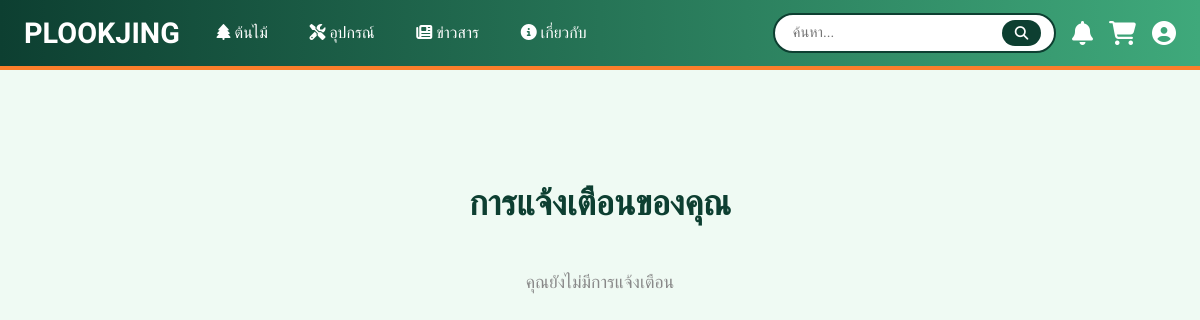
Page /notifications/ (signed in) on the earlier database version.
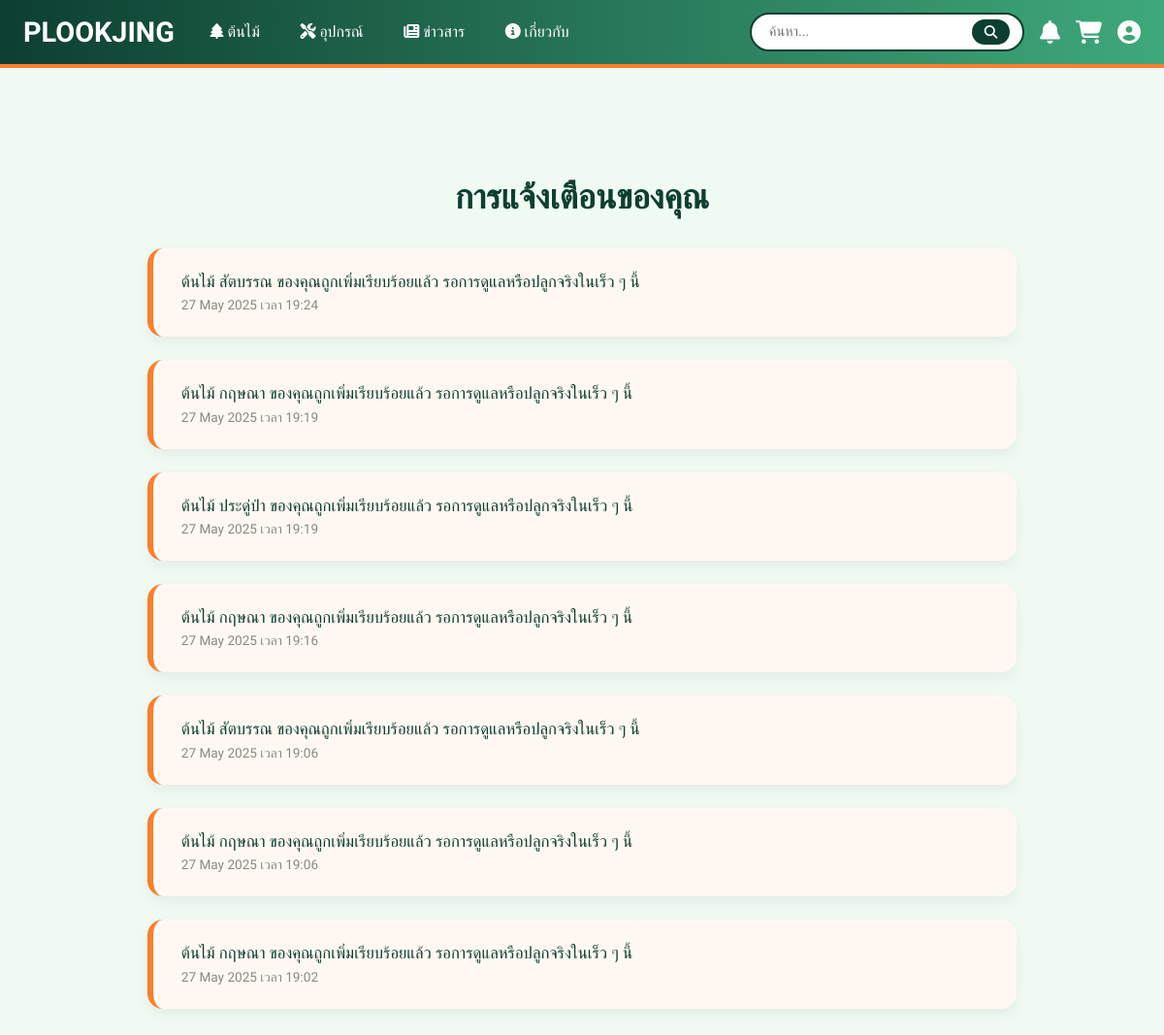
Same page on the later database version.
### myapp/models.py (models this page shows, shortened)
class Notification(models.Model):
    user = models.ForeignKey(User, on_delete=models.CASCADE)
    message = models.TextField()
    notification_date = models.DateTimeField(auto_now_add=True)
    is_read = models.BooleanField(default=False)

### myapp/views.py (the view)
# urls.py: path('notifications/', views.notification_list, name='notification_list'),
@login_required
def notification_list(request):
    notifications = Notification.objects.filter(user=request.user).order_by('-notification_date')
    return render(request, 'myapp/notification_list.html', {
        'notifications': notifications
    })

### templates/myapp/notification_list.html (shortened to what this page needs)
{% extends 'base.html' %}
{% load static %}
{% block content %}
<div class="notif-page">
  <div class="notif-header">การแจ้งเตือนของคุณ</div>
  {% if notifications %}
    {% for n in notifications %}
      <div class="notif-card {% if not n.is_read %}unread{% else %}read{% endif %}">
        <div class="notif-message">{{ n.message }}</div>
        <div class="notif-time">{{ n.notification_date|date:"d M Y เวลา H:i" }}</div>
      </div>
    {% endfor %}
  {% else %}
    <p class="empty-msg">คุณยังไม่มีการแจ้งเตือน</p>
  {% endif %}
</div>
{% endblock %}

### templates/base.html (shortened to what this page needs)
{% load static %}
<!DOCTYPE html>
<html lang="th">
<head>
  <link rel="stylesheet" href="https://cdnjs.cloudflare.com/ajax/libs/font-awesome/6.5.0/css/all.min.css" />
</head>
<body>
  <header class="navbar">
    <a href="{% url 'home' %}" class="logo">PLOOKJING</a>
    <nav class="nav-menu">
      <a href="{% url 'tree_list' %}" class="{% if request.path == '/trees/' %}active{% endif %}"><i class="fas fa-tree"></i> ต้นไม้</a>
      <a href="{% url 'equipment_list' %}" class="{% if request.path == '/equipment/' %}active{% endif %}"><i class="fas fa-tools"></i> อุปกรณ์</a>
      <a href="{% url 'news_list' %}" class="{% if request.path == '/news/' %}active{% endif %}"><i class="fas fa-newspaper"></i> ข่าวสาร</a>
      <a href="{% url 'about' %}" class="{% if request.path == '/about/' %}active{% endif %}"><i class="fas fa-info-circle"></i> เกี่ยวกับ</a>
    </nav>
    <div class="right-menu">
      <form action="{% url 'search_results' %}" method="GET" class="search-bar">
        <input type="text" name="q" placeholder="ค้นหา..." required />
        <button type="submit"><i class="fas fa-search"></i></button>
      </form>
      <a href="{% url 'notification_list' %}" class="profile-link" title="แจ้งเตือน">
        <i class="fas fa-bell"></i>
      </a>
      <a href="{% url 'cart' %}" class="profile-link" title="ตะกร้า">
        <i class="fas fa-shopping-cart"></i>
      </a>
      {% if user.is_authenticated %}
      <div class="dropdown">
        <a href="#" class="profile-link" title="โปรไฟล์">
          <i class="fas fa-user-circle"></i>
        </a>
      </div>
      {% else %}
        <a href="{% url 'login' %}" class="profile-link" title="เข้าสู่ระบบ"><i class="fas fa-sign-in-alt"></i></a>
        <a href="{% url 'signup' %}" class="profile-link" title="สมัครสมาชิก"><i class="fas fa-user-plus"></i></a>
      {% endif %}
    </div>
  </header>
  <main>
    {% block content %}{% endblock %}
  </main>
</body>
</html>

### templates/base.html (style rules this page uses)
:root { --green-dark: #0D3F31; --green-light: #B6E2C9; --green-bg: #EFFAF3; --orange: #FB7E2B; --orange-soft: #FFE3CF; --orange-light: #fb7e2b33; --gray: #f8f8f8; }
* { box-sizing: border-box; font-family: 'Prompt', sans-serif; }
body { margin: 0; background-color: var(--green-bg); color: #333; scroll-behavior: smooth; }
header.navbar { background: linear-gradient(90deg, var(--green-dark), #3FA97B); color: white; padding: 0.8rem 1.5rem; display: flex; justify-content: space-between; align-items: center; border-bottom: 4px solid var(--orange); position: sticky; top: 0; z-index: 999; flex-wrap: wrap; }
.logo { font-size: 1.8rem; font-weight: bold; color: white; text-decoration: none; margin-right: 1.5rem; }
.nav-menu { display: flex; gap: 1rem; }
.nav-menu a { color: white; font-weight: 500; font-size: 1rem; text-decoration: none; padding: 0.4rem 0.8rem; border-radius: 10px; transition: all 0.3s ease; }
.right-menu { display: flex; align-items: center; gap: 1rem; margin-left: auto; }
.search-bar { display: flex; align-items: center; background-color: white; border: 2px solid var(--green-dark); border-radius: 30px; padding: 0.3rem 0.8rem; gap: 0.4rem; }
.search-bar input { border: none; outline: none; font-size: 0.9rem; padding: 0.3rem; border-radius: 20px; }
.search-bar button { background-color: var(--green-dark); color: white; border: none; padding: 0.3rem 0.8rem; border-radius: 20px; font-size: 0.85rem; cursor: pointer; }
.profile-link { background: none; color: white; font-size: 1.5rem; display: flex; align-items: center; justify-content: center; text-decoration: none; border: none; cursor: pointer; transition: color 0.3s ease; }
.dropdown { position: relative; }
main { padding: 2rem; }

### templates/myapp/notification_list.html (style rules this page uses)
body { background-color: #EFFAF3; font-family: 'Prompt', sans-serif; }
.notif-page { max-width: 960px; margin: 3rem auto; padding: 2rem; }
.notif-header { font-size: 2.2rem; color: #0D3F31; font-weight: bold; margin-bottom: 2rem; text-align: center; }
.notif-card { background: white; padding: 1.5rem 1.8rem; border-radius: 16px; margin-bottom: 1.5rem; border-left: 6px solid; box-shadow: 0 6px 14px rgba(0, 0, 0, 0.05); position: relative; transition: all 0.2s ease; }
.notif-card.unread { border-color: #FB7E2B; background: #FFF8F2; }
.notif-message { font-size: 1.05rem; color: #0D3F31; margin-bottom: 0.4rem; }
.notif-time { font-size: 0.85rem; color: #888; }

Differences in the rows shown:
added Notification: message "ต้นไม้ สัตบรรณ ของคุณถูกเพิ่มเรียบร้อยแล้ว รอการดูแลหรือปลูกจริงในเร็ว ๆ นี้", notification_date "27 May 2025 เวลา 19:24"
added Notification: message "ต้นไม้ กฤษณา ของคุณถูกเพิ่มเรียบร้อยแล้ว รอการดูแลหรือปลูกจริงในเร็ว ๆ นี้", notification_date "27 May 2025 เวลา 19:19"
added Notification: message "ต้นไม้ ประดู่ป่า ของคุณถูกเพิ่มเรียบร้อยแล้ว รอการดูแลหรือปลูกจริงในเร็ว ๆ นี้", notification_date "27 May 2025 เวลา 19:19"
added Notification: message "ต้นไม้ กฤษณา ของคุณถูกเพิ่มเรียบร้อยแล้ว รอการดูแลหรือปลูกจริงในเร็ว ๆ นี้", notification_date "27 May 2025 เวลา 19:16"
added Notification: message "ต้นไม้ สัตบรรณ ของคุณถูกเพิ่มเรียบร้อยแล้ว รอการดูแลหรือปลูกจริงในเร็ว ๆ นี้", notification_date "27 May 2025 เวลา 19:06"
added Notification: message "ต้นไม้ กฤษณา ของคุณถูกเพิ่มเรียบร้อยแล้ว รอการดูแลหรือปลูกจริงในเร็ว ๆ นี้", notification_date "27 May 2025 เวลา 19:06"
added Notification: message "ต้นไม้ กฤษณา ของคุณถูกเพิ่มเรียบร้อยแล้ว รอการดูแลหรือปลูกจริงในเร็ว ๆ นี้", notification_date "27 May 2025 เวลา 19:02"
Other differences:
text no longer shown: "คุณยังไม่มีการแจ้งเตือน"
